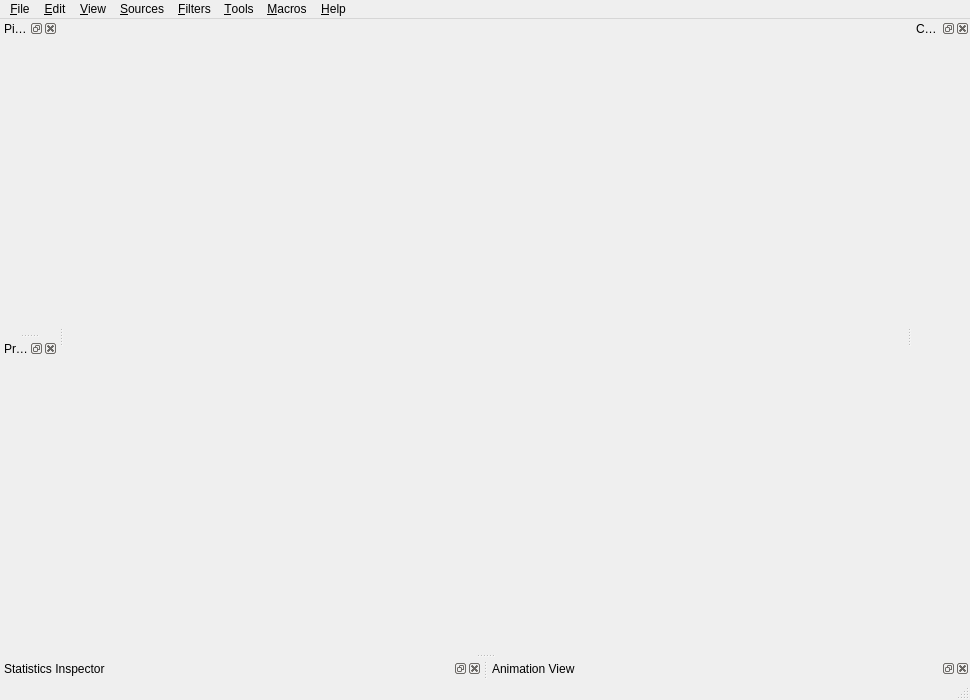
<?xml version="1.0" encoding="UTF-8"?>
<ui version="4.0">
 <class>pqClientMainWindow</class>
 <widget class="QMainWindow" name="pqClientMainWindow">
  <property name="geometry">
   <rect>
    <x>0</x>
    <y>0</y>
    <width>970</width>
    <height>700</height>
   </rect>
  </property>
  <property name="windowTitle">
   <string>MainWindow</string>
  </property>
  <widget class="QWidget" name="centralwidget">
   <layout class="QGridLayout" name="gridLayout">
    <property name="leftMargin">
     <number>0</number>
    </property>
    <property name="topMargin">
     <number>0</number>
    </property>
    <property name="rightMargin">
     <number>0</number>
    </property>
    <property name="bottomMargin">
     <number>0</number>
    </property>
    <item row="0" column="0">
     <widget class="pqViewManager" name="MultiViewManager" native="true"/>
    </item>
   </layout>
  </widget>
  <widget class="QMenuBar" name="menubar">
   <property name="geometry">
    <rect>
     <x>0</x>
     <y>0</y>
     <width>970</width>
     <height>19</height>
    </rect>
   </property>
   <widget class="QMenu" name="menu_File">
    <property name="title">
     <string>&amp;File</string>
    </property>
   </widget>
   <widget class="QMenu" name="menuSources">
    <property name="title">
     <string>&amp;Sources</string>
    </property>
   </widget>
   <widget class="QMenu" name="menuFilters">
    <property name="title">
     <string>&amp;Filters</string>
    </property>
   </widget>
   <widget class="QMenu" name="menu_Edit">
    <property name="title">
     <string>&amp;Edit</string>
    </property>
   </widget>
   <widget class="QMenu" name="menu_View">
    <property name="title">
     <string>&amp;View</string>
    </property>
   </widget>
   <widget class="QMenu" name="menuTools">
    <property name="title">
     <string>&amp;Tools</string>
    </property>
   </widget>
   <widget class="QMenu" name="menu_Help">
    <property name="title">
     <string>&amp;Help</string>
    </property>
   </widget>
   <widget class="QMenu" name="menu_Macros">
    <property name="title">
     <string>&amp;Macros</string>
    </property>
   </widget>
   <addaction name="menu_File"/>
   <addaction name="menu_Edit"/>
   <addaction name="menu_View"/>
   <addaction name="menuSources"/>
   <addaction name="menuFilters"/>
   <addaction name="menuTools"/>
   <addaction name="menu_Macros"/>
   <addaction name="menu_Help"/>
  </widget>
  <widget class="pqStatusBar" name="statusbar"/>
  <widget class="QDockWidget" name="pipelineBrowserDock">
   <property name="allowedAreas">
    <set>Qt::LeftDockWidgetArea|Qt::RightDockWidgetArea</set>
   </property>
   <property name="windowTitle">
    <string>Pipeline Browser</string>
   </property>
   <attribute name="dockWidgetArea">
    <number>1</number>
   </attribute>
   <widget class="pqPipelineBrowserWidget" name="pipelineBrowser">
    <property name="contextMenuPolicy">
     <enum>Qt::DefaultContextMenu</enum>
    </property>
   </widget>
  </widget>
  <widget class="QDockWidget" name="proxyTabDock">
   <property name="allowedAreas">
    <set>Qt::LeftDockWidgetArea|Qt::RightDockWidgetArea</set>
   </property>
   <property name="windowTitle">
    <string>Properties</string>
   </property>
   <attribute name="dockWidgetArea">
    <number>1</number>
   </attribute>
   <widget class="pqPropertiesPanel" name="proxyTabWidget"/>
  </widget>
  <widget class="QDockWidget" name="statisticsDock">
   <property name="allowedAreas">
    <set>Qt::BottomDockWidgetArea|Qt::LeftDockWidgetArea|Qt::RightDockWidgetArea</set>
   </property>
   <property name="windowTitle">
    <string>Statistics Inspector</string>
   </property>
   <attribute name="dockWidgetArea">
    <number>8</number>
   </attribute>
   <widget class="pqDataInformationWidget" name="statisticsView"/>
  </widget>
  <widget class="QDockWidget" name="animationViewDock">
   <property name="windowTitle">
    <string>Animation View</string>
   </property>
   <attribute name="dockWidgetArea">
    <number>8</number>
   </attribute>
   <widget class="pqPVAnimationWidget" name="animationView"/>
  </widget>
  <widget class="QDockWidget" name="comparativePanelDock">
   <property name="windowTitle">
    <string>Comparative View Inspector</string>
   </property>
   <attribute name="dockWidgetArea">
    <number>2</number>
   </attribute>
   <widget class="pqComparativeVisPanel" name="comparativeVisPanel"/>
  </widget>
 </widget>
 <customwidgets>
  <customwidget>
   <class>pqPipelineBrowserWidget</class>
   <extends>QWidget</extends>
   <header>pqPipelineBrowserWidget.h</header>
   <container>1</container>
  </customwidget>
  <customwidget>
   <class>pqPVAnimationWidget</class>
   <extends>QWidget</extends>
   <header>pqPVAnimationWidget.h</header>
   <container>1</container>
  </customwidget>
  <customwidget>
   <class>pqDataInformationWidget</class>
   <extends>QWidget</extends>
   <header>pqDataInformationWidget.h</header>
   <container>1</container>
  </customwidget>
  <customwidget>
   <class>pqStatusBar</class>
   <extends>QStatusBar</extends>
   <header>pqStatusBar.h</header>
  </customwidget>
  <customwidget>
   <class>pqComparativeVisPanel</class>
   <extends>QWidget</extends>
   <header>pqComparativeVisPanel.h</header>
   <container>1</container>
  </customwidget>
  <customwidget>
   <class>pqPropertiesPanel</class>
   <extends>QWidget</extends>
   <header>pqPropertiesPanel.h</header>
   <container>1</container>
  </customwidget>
  <customwidget>
   <class>pqViewManager</class>
   <extends>QWidget</extends>
   <header>pqViewManager.h</header>
   <container>1</container>
  </customwidget>
 </customwidgets>
 <resources/>
 <connections/>
</ui>
